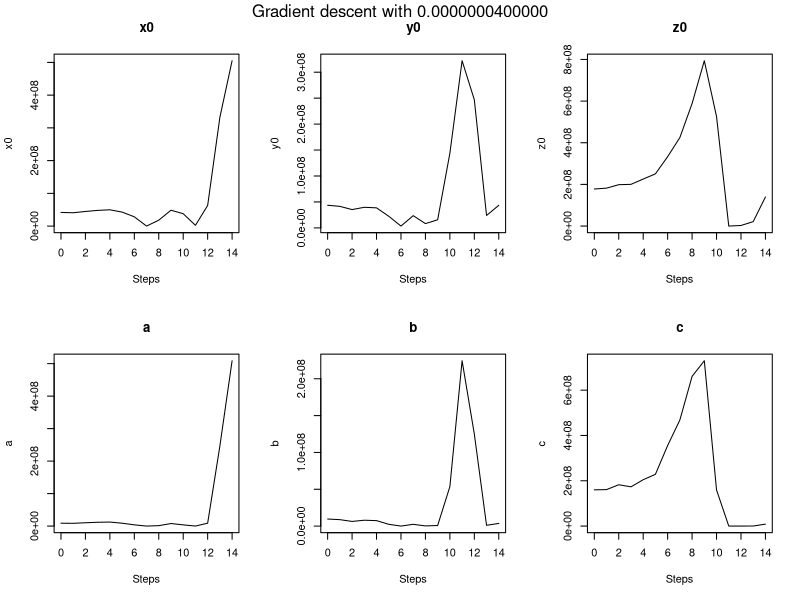

Generate this figure with R:
data <- read.csv("./plotting/ellipsoidOut.txt",
    header = TRUE, sep = ",", dec = ".")

columns <- c("x0", "y0", "z0", "a", "b", "c")

png(
    filename = paste("./images/ellipsoidPlots/",
        data[1, "learningRate"], ".png", sep = "")
)

par(mfrow = c(2, 3))
for (i in 1: 6) {
    plot(
        data$"step",
        data[, i+1],
        "l",
        xlab = "Steps",
        ylab = columns[i],
        main = columns[i]
    )
}

mtext(sprintf("Gradient descent with %1.13f", data[1, "learningRate"])
      , side = 3, line = -1.5, outer = TRUE)

dev.off()